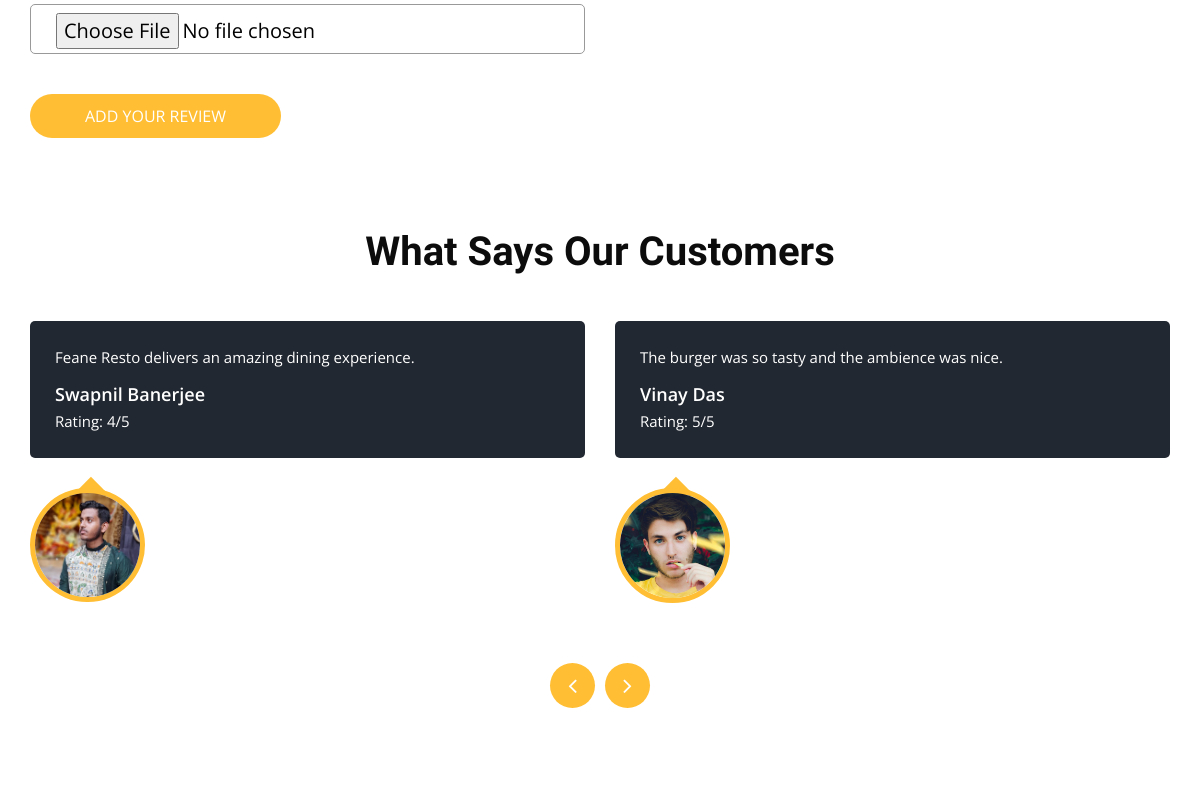
The page /feedback (middle part) on the database as committed earlier.
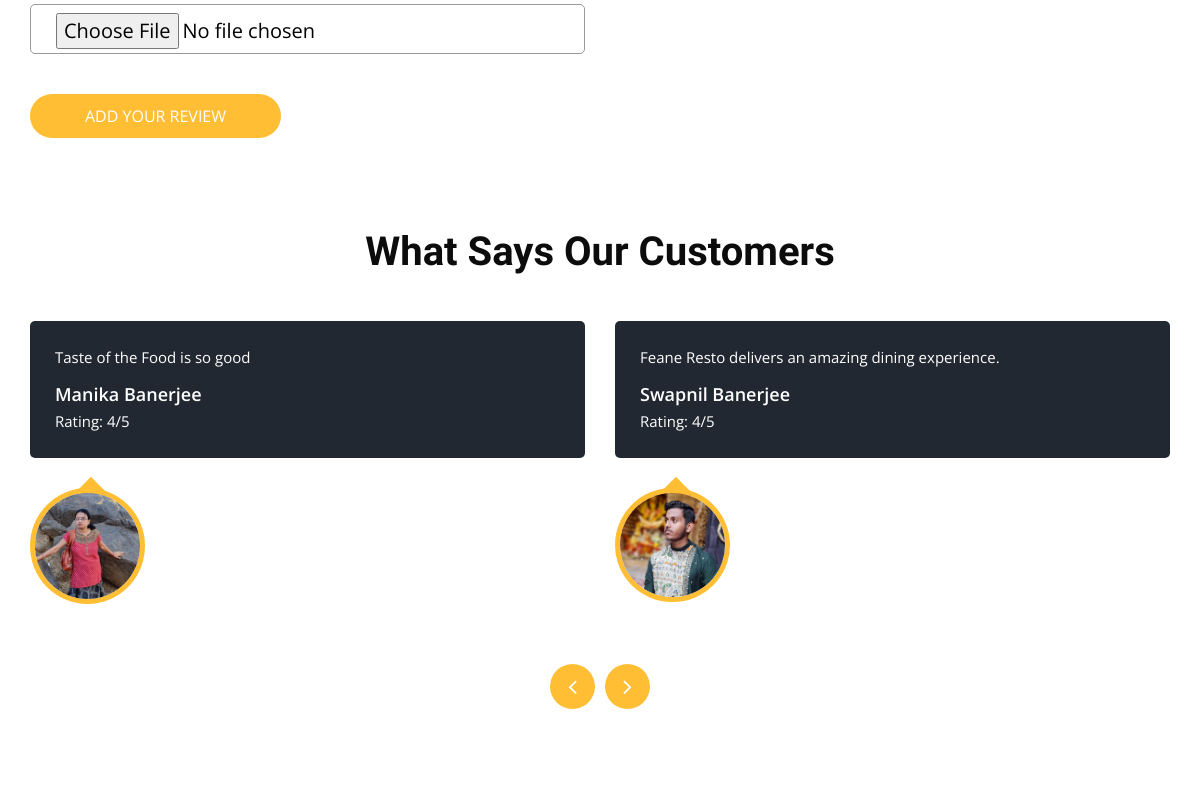
The same page on the database as committed later.
### Base_App/models.py (models this page shows, shortened)
class Feedback(models.Model):
    User_Name = models.CharField(max_length=30)
    Feedback_Description = models.TextField(max_length=55, blank=False)
    Rating = models.IntegerField()
    User_Image = models.ImageField(upload_to="items/", blank=True)

### Base_App/views.py (the view)
# urls.py: path('feedback',FeedbackView, name="feedback"),
def FeedbackView(request):
    review = Feedback.objects.all().order_by('-id')  # Show latest first
    return render(request, 'feedback.html', {'review' : review})

### templates/feedback.html (shortened to what this page needs)
{% extends "base.html" %}
{% load static %}
{% block class %} class="sub_page" {% endblock class %}
{% block main %}
  <section class="book_section layout_padding">
    <div class="container">
      <div class="row">
        <div class="col-md-6">
          <div class="form_container">
          <form action="{% url 'submit_feedback' %}" method="POST" enctype="multipart/form-data">
            <div class="mt-3">
              <input class="form-control form-control-lg" id="formFileLg" name="user_photo" type="file">
            </div>
            <div class="btn_box mt-3">
              <button type="submit">Add Your Review</button>
            </div>
          </form>
          </div>
        </div>
        <div class="col-md-6 d-flex justify-content-center align-items-center">
        </div>
      </div>
    </div>
  </section>
  <section class="client_section layout_padding-bottom">
    <div class="container">
      <div class="heading_container heading_center psudo_white_primary mb_45">
        <h2>
          What Says Our Customers
        </h2>
      </div>
      <div class="carousel-wrap row ">
        <div class="owl-carousel client_owl-carousel">
          {% for l in review %}
          <div class="item">
            <div class="box">
              <div class="detail-box">
                <p>
                  {{l.Feedback_Description}}
                </p>
                <h6>
                  {{l.User_Name}}
                </h6>
                <p>
                  Rating: {{l.Rating}}/5
                </p>
              </div>
              <div class="img-box">
                <img src="/media/{{l.User_Image}}" alt="" class="box-img">
              </div>
            </div>
          </div>
          {% endfor %}
        </div>
      </div>
    </div>
  </section>
{% endblock main %}

### templates/base.html (shortened to what this page needs)
<!DOCTYPE html>
<html>
    {% load static %}
<head>
  <link rel="stylesheet" type="text/css" href="{% static 'css/bootstrap.css' %}" />
  <link rel="stylesheet" type="text/css" href="https://cdnjs.cloudflare.com/ajax/libs/OwlCarousel2/2.3.4/assets/owl.carousel.min.css" />
  <link rel="stylesheet" href="https://cdnjs.cloudflare.com/ajax/libs/jquery-nice-select/1.1.0/css/nice-select.min.css" />
  <link href="{% static 'css/font-awesome.min.css' %}" rel="stylesheet" />
  <link href="{% static 'css/style.css' %}" rel="stylesheet" />
  <link href="{% static 'css/responsive.css' %}" rel="stylesheet" />
</head>
<body {% block class %}{% endblock class %}>
  {% block main %}{% endblock main %}
</body>
</html>

### static/css/style.css (style rules this page uses)
body { font-family: "Open Sans", sans-serif; color: #0c0c0c; background-color: #ffffff; overflow-x: hidden; }
.layout_padding { padding: 90px 0; }
.layout_padding-bottom { padding-bottom: 90px; }
h1, h2 { font-family: 'Dancing Script', cursive; }
.heading_container { display: -webkit-box; display: -ms-flexbox; display: flex; -webkit-box-orient: vertical; -webkit-box-direction: normal; -ms-flex-direction: column; flex-direction: column; -webkit-box-align: start; -ms-flex-align: start; align-items: flex-start; }
.heading_container h2 { position: relative; margin-bottom: 0; font-size: 2.5rem; font-weight: bold; }
.heading_container.heading_center { -webkit-box-align: center; -ms-flex-align: center; align-items: center; text-align: center; }
.book_section { position: relative; }
.book_section .form_container .form-control { width: 100%; border: none; height: 50px; margin-bottom: 25px; padding-left: 25px; border: 1px solid #999; outline: none; color: #000000; border-radius: 5px; outline: none; -webkit-box-shadow: none; box-shadow: none; }
.book_section .form_container .form-control::placeholder { color: #222222; }
.book_section .form_container button { margin-top: 15px; border: none; text-transform: uppercase; display: inline-block; padding: 10px 55px; background-color: #ffbe33; color: #ffffff; border-radius: 45px; -webkit-transition: all 0.3s; transition: all 0.3s; border: none; }
.client_section .heading_container { margin-bottom: 30px; }
.client_section .box { display: -webkit-box; display: -ms-flexbox; display: flex; -webkit-box-orient: vertical; -webkit-box-direction: normal; -ms-flex-direction: column; flex-direction: column; margin: 15px; }
.client_section .box .img-box { position: relative; display: -webkit-box; display: -ms-flexbox; display: flex; -webkit-box-pack: center; -ms-flex-pack: center; justify-content: center; -webkit-box-align: center; -ms-flex-align: center; align-items: center; width: 115px; position: relative; margin-top: 30px; }
.client_section .box .img-box img { border-radius: 100%; border: 5px solid #ffbe33; position: relative; }
.client_section .box .img-box::before { content: ""; position: absolute; left: 50%; top: 0; width: 20px; height: 20px; background-color: #ffbe33; -webkit-transform: rotate(45deg) translateX(-50%); transform: rotate(45deg) translateX(-50%); }
.client_section .box .detail-box { background-color: #222831; color: #ffffff; padding: 25px 25px 15px 25px; border-radius: 5px; }
.client_section .box .detail-box h6 { font-weight: 600; font-size: 18px; margin: 15px 0 5px 0; }
.client_section .box .detail-box p { margin-bottom: 0; font-size: 15px; margin-bottom: 10px; }

### static/css/responsive.css (style rules this page uses)
@media (min-width: 1200px) { .container { max-width: 1170px; } }

Rows that differ between the two databases and show on the page:
no longer on this page (row unchanged): Feedback: Feedback_Description "The burger was so tasty and the ambience was nice.", User_Name "Vinay Das", Rating "5", User_Image (picture)
added Feedback: Feedback_Description "Taste of the Food is so good", User_Name "Manika Banerjee", Rating "4", User_Image (picture)
